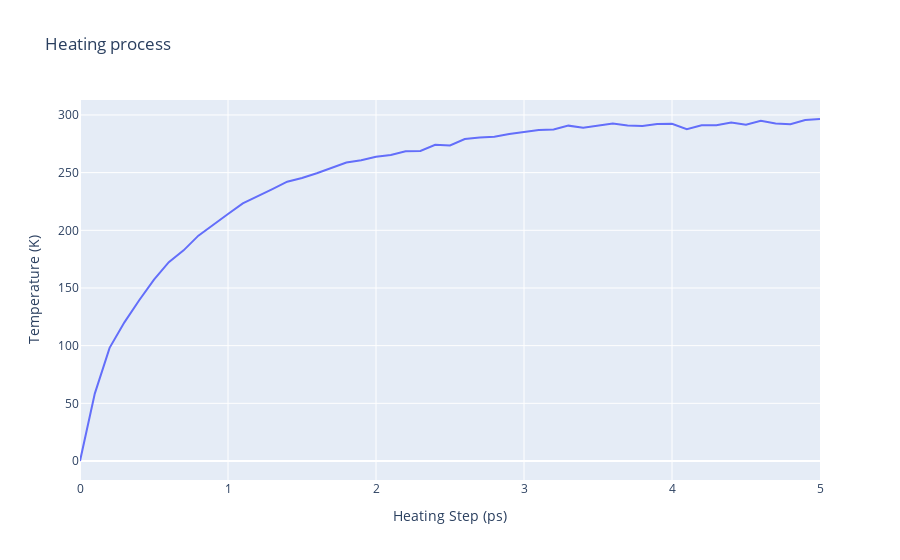

The cell this chart's notebook holds for it:
### Code cell
#Read data from file and filter energy values higher than 1000 Kj/mol^-1
with open(output_dat_heat_path,'r') as energy_file:
    x,y = map(
        list,
        zip(*[
            (float(line.split()[0]),float(line.split()[1]))
            for line in energy_file 
            if not line.startswith(("#","@")) 
            if float(line.split()[1]) < 1000 
        ])
    )

plotly.offline.init_notebook_mode(connected=True)

fig = {
    "data": [go.Scatter(x=x, y=y)],
    "layout": go.Layout(title="Heating process",
                        xaxis=dict(title = "Heating Step (ps)"),
                        yaxis=dict(title = "Temperature (K)")
                       )
}

plotly.offline.iplot(fig)

### Figure 1 — Plotly figure (JSON) as saved in the notebook; plotly's stock layout.template omitted (floating-point values rounded to 4 significant figures)
{"data": [{"type": "scatter", "x": [0, 0.1, 0.2, 0.3, 0.4, 0.5, 0.6, 0.7, 0.8, 0.9, 1, 1.1, 1.2, 1.3, 1.4, 1.5, 1.6, 1.7, 1.8, 1.9, 2, 2.1, 2.2, 2.3, 2.4, 2.5, 2.6, 2.7, 2.8, 2.9, 3, 3.1, 3.2, 3.3, 3.4, 3.5, 3.6, 3.7, 3.8, 3.9, 4, 4.1, 4.2, 4.3, 4.4, 4.5, 4.6, 4.7, 4.8, 4.9, 5], "y": [0, 58.41, 98.09, 120.2, 139.3, 157.2, 172.4, 182.6, 195.3, 205.2, 214.2, 223.4, 229.3, 235.7, 242.2, 245.3, 249.5, 254.4, 258.8, 260.7, 263.8, 265.3, 268.6, 268.7, 274.1, 273.5, 279.1, 280.4, 281.1, 283.5, 285.3, 287.1, 287.5, 290.7, 289.0, 290.9, 292.5, 290.9, 290.5, 292.1, 292.3, 287.7, 291.1, 291.0, 293.5, 291.6, 295.0, 292.6, 291.9, 295.6, 296.5]}], "layout": {"title": {"text": "Heating process"}, "xaxis": {"title": {"text": "Heating Step (ps)"}}, "yaxis": {"title": {"text": "Temperature (K)"}}}}
